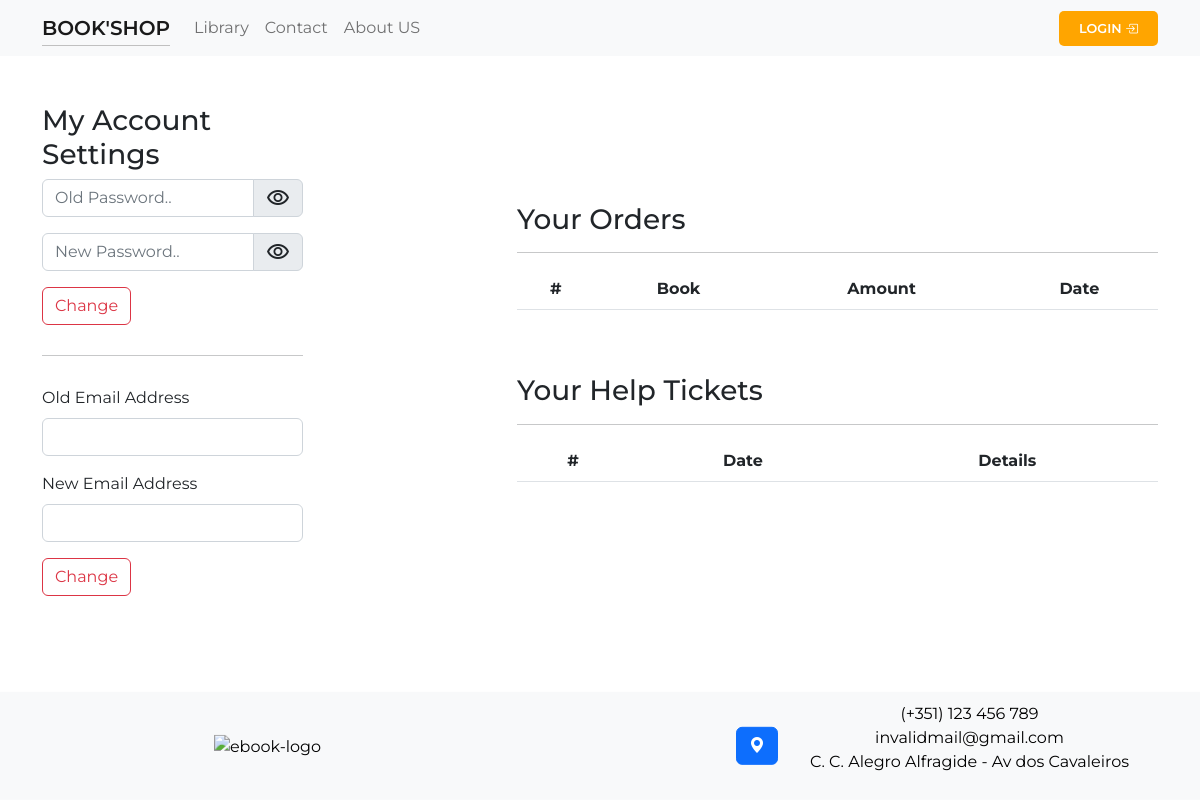
Before: /pages/user/user-settings.php (signed in) with the older database file.
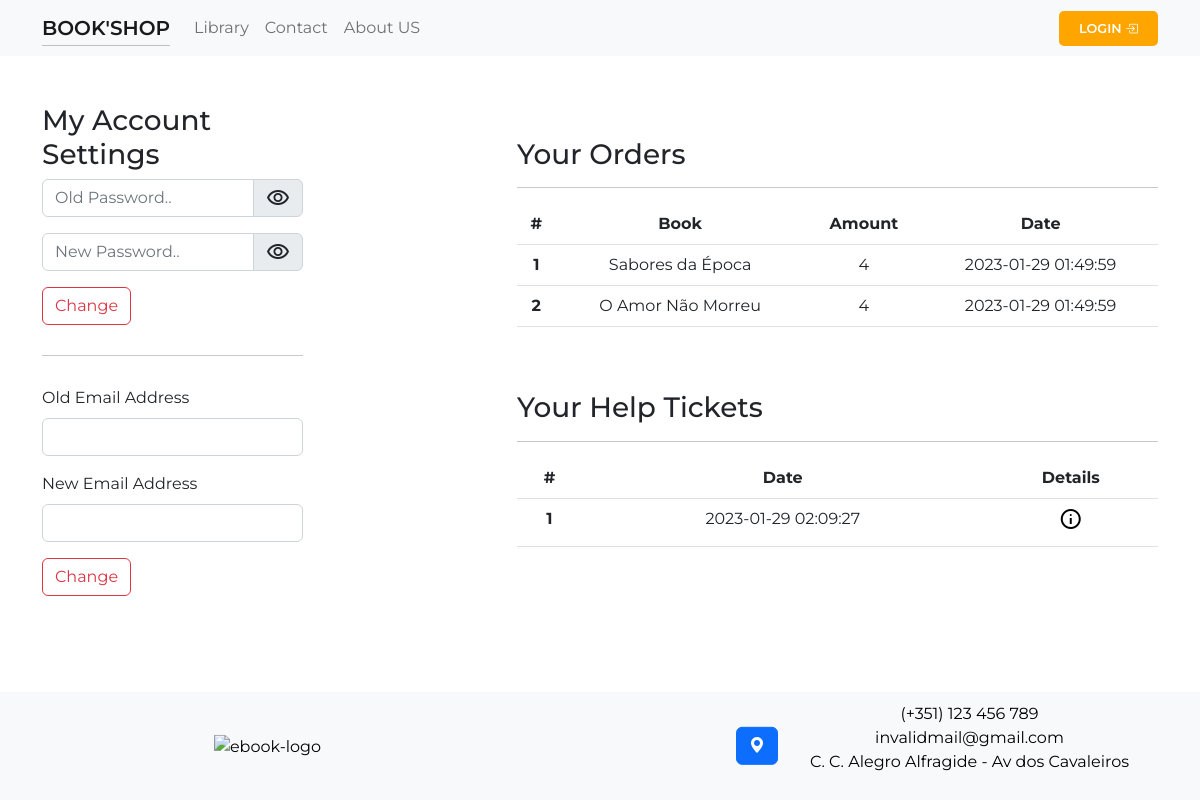
After: the same page with the newer database file.
### tables this page shows
CREATE TABLE `user_orders` (
  `ID` int(11) NOT NULL,
  `userID` int(11) NOT NULL,
  `bookID` int(11) NOT NULL,
  `amount` int(11) NOT NULL DEFAULT 1,
  `orderDate` timestamp NOT NULL DEFAULT current_timestamp()
);

CREATE TABLE `stock` (
  `ID` int(11) NOT NULL,
  `livroName` varchar(24) NOT NULL,
  `livroPrice` varchar(11) NOT NULL DEFAULT '5',
  `livroDescription` varchar(1024) NOT NULL,
  `livroCategory` int(11) NOT NULL DEFAULT 1,
  `livroSubCategory` int(11) NOT NULL DEFAULT 1,
  `totalOrders` int(11) NOT NULL DEFAULT 0,
  `img_url` longblob NOT NULL,
  `img_name` varchar(144) NOT NULL
);

CREATE TABLE `users_support` (
  `ID` int(11) NOT NULL,
  `user_id` int(11) NOT NULL,
  `user_mail` varchar(256) NOT NULL,
  `user_message` longtext NOT NULL,
  `date` timestamp NOT NULL DEFAULT current_timestamp()
);

### pages/user/user-settings.php (the view, shortened to what the changed rows need)
<?php
    require($_SERVER['DOCUMENT_ROOT'].'/shop/connection/database.php');
?>
<!DOCTYPE html>
<html lang="en">
    <?php
        require($_SERVER['DOCUMENT_ROOT'].'/shop/components/head.php');
    ?>
<body>
    <div class="container mt-5 justify-content-center align-items-center">
        <div class="row justify-content-between align-items-center">
            <div class="col-md-7">
                <div class="row">
                    <div class="col-sm">
                        <table class="table text-center">
                            <thead>
                                <tr>
                                    <th scope="col">#</th>
                                    <th scope="col">Book</th>
                                    <th scope="col">Amount</th>
                                    <th scope="col">Date</th>
                                </tr>
                            </thead>
                            <tbody>
                                    <?php
                                        $user_id = $_SESSION['sqlID'];
                                        $getUserOders = "SELECT * FROM `user_orders` WHERE `userID` = '$user_id'";
                                        $userOrders = mysqli_query($sql, $getUserOders);
                                        if(mysqli_num_rows($userOrders)) {
                                            while($row = mysqli_fetch_array($userOrders)) {
                                                $getBookInfo = mysqli_query($sql, "SELECT livroName FROM `stock` WHERE `ID` = ".$row['bookID']."");
                                                $bookInfo = mysqli_fetch_assoc($getBookInfo);
                                                echo '
                                                    <tr>
                                                        <th scope="row">'.$row['ID'].'</th>
                                                        <td>'.$bookInfo['livroName'].'</td>
                                                        <td>'.$row['amount'].'</td>
                                                        <td>'.$row['orderDate'].'</td>
                                                    </tr>
                                                ';
                                            }
                                        }
                                    ?>
                            </tbody>
                        </table>
                    </div>
                </div>
                <div class="row mt-5">
                    <div class="col-sm">
                        <table class="table text-center">
                            <thead>
                                <tr>
                                    <th scope="col">#</th>
                                    <th scope="col">Date</th>
                                    <th scope="col">Details</th>
                                </tr>
                            </thead>
                            <tbody>
                                    <?php
                                        $user_id = $_SESSION['sqlID'];
                                        $getUserOders = "SELECT * FROM `users_support` WHERE `user_id` = '$user_id'";
                                        $userOrders = mysqli_query($sql, $getUserOders);
                                        if(mysqli_num_rows($userOrders)) {
                                            while($row = mysqli_fetch_array($userOrders)) {
                                                echo '
                                                    <tr>
                                                        <th scope="row">'.$row['ID'].'</th>
                                                        <td>'.$row['date'].'</td>
                                                        <td>
                                                            <a href="./tickets/user-tickets.php?ticket_id='.$row['ID'].'"><span class="material-symbols-outlined">info</span></a>
                                                        </td>
                                                    </tr>
                                                ';
                                            }
                                        }
                                    ?>
                            </tbody>
                        </table>
                    </div>
                </div>
            </div>
        </div>
    </div>
</body>
</html>

Changed rows visible on the page:
added user_orders: ID "1", stock.livroName "Sabores da Época", amount "4", orderDate "2023-01-29 01:49:59"
added user_orders: ID "2", stock.livroName "O Amor Não Morreu", amount "4", orderDate "2023-01-29 01:49:59"
added users_support: ID "1", date "2023-01-29 02:09:27"
